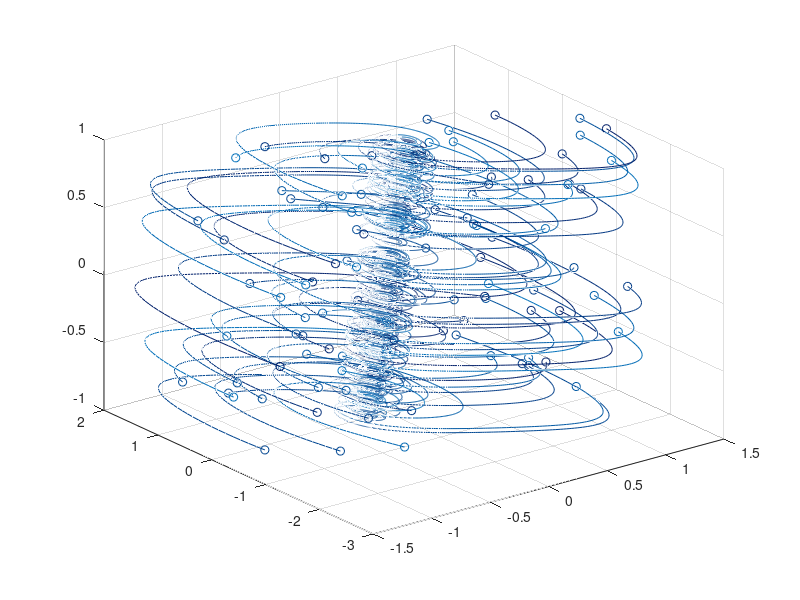

Recreate this plot in MATLAB. (Note: this script raises an error after producing the figure.)
clear all, close all, clc

%simulate Lorenz system
dt=0.01; T=8; t=0:dt:T;
m=0.8; c=2.2; k=5.5; b=1.5;

%MSdamper = @(t,x)([ x(2)        ;...
%                    (1/m) * (-c*x(2)*abs(x(2)) - k*x(1) - b*(x(1)^3) + 0)]);


MSdamper = @(t,x,u)([ x(2)        ;...
                    (1/m) * (-c*x(2)*abs(x(2)) - k*x(1) - b*(x(1)^3) + u)]);



ode_options = odeset('RelTol',1e-10,'AbsTol',1e-11);

input=[]; output=[];
for j=1:100     %training trajectories
    x0=3*(rand(2,1)-0.5);
    u=2*(rand(1,1)-0.5);
    [t,y] = ode45(@(t,x) MSdamper(t,x,u),t,x0);
    input=[input; y(1:end-1,:) u*ones(length(t)-1,1)];
    output=[output; y(2:end,:)];
    plot3(y(:,1),y(:,2), u*ones(size(y(:,1))), 'Color', [0 (0.447-j/300) (0.741-j/300)]),hold on
    plot3(x0(1),x0(2), u,'ro','Color',[0 (0.447-j/300) (0.741-j/300)])
end

grid on

%% 

net = feedforwardnet([10 10 10]);
net.layers{1}.transferFcn = 'logsig';
net.layers{2}.transferFcn = 'radbas';
net.layers{3}.transferFcn = 'purelin';
net = train(net,input.',output.');

%%

for m = 1:1%0
    x0=3*(rand(2,1)-0.5);
    u = 2*(rand(1,1)-0.5);
    [t,y] = ode45(@(t,y) MSdamper(t,y,u),t,x0);
    
    ynn(:,1) = x0;
    for k = 2:(length(t))
        ynn(:,k) = net([ynn(:,k-1); u]);
    end
    
    
    for k = 1:length(ynn)
        figure(2)
        plot(y(1:k,1),y(1:k,2)); hold on
        plot(ynn(1,1:k),ynn(2,1:k));
        plot(x0(1),x0(2),'ro'); 
        plot(y(k,1),y(k,2),'.','Color','#0072BD','MarkerSize',15);
        plot(ynn(1,k),ynn(2,k),'.','Color','#D95319','MarkerSize',15);hold off
        pause(0.01)
    end
    
    
    figure(3)
    subplot(2,2,1), plot(t(1:end),y(1:end,1)), hold on, plot(t(1:end),ynn(1,:)'), hold off
    subplot(2,2,2), plot(t(1:end),y(1:end,2)), hold on, plot(t(1:end),ynn(2,:)'), hold off
    subplot(2,2,4), plot(t(1:end),sqrt((y(1:end,1)-ynn(1,:)').^2+(y(1:end,2)-ynn(2,:)').^2))%, hold on, plot(t(1:end),((y(:,1)-ynn(1,:)'+y(:,2)-ynn(2,:)').^2)./(y(:,1)+y(:,2))), hold off
end